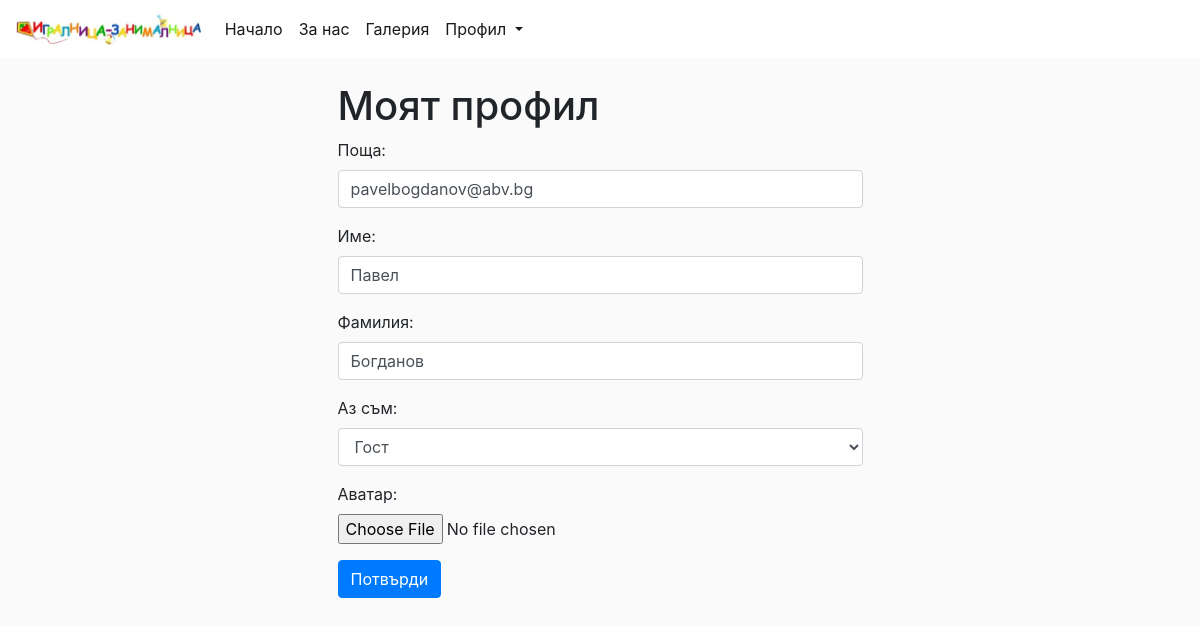
Screenshot of /accounts/edit/2/ (signed in) with the database file from the repository.
### accounts/models.py (models this page shows, shortened)
class User(AbstractBaseUser, PermissionsMixin):
    ACADEMIC_CHOICES = (
        ('P', 'Родител'),
        ('S', 'Ученик'),
        ('T', 'Учител'),
        ('G', 'Гост'),
    )
    email = models.EmailField(verbose_name='поща', unique=True)
    first_name = models.CharField(verbose_name='име', max_length=30, blank=True)
    last_name = models.CharField(verbose_name='фамилия', max_length=30, blank=True)
    date_joined = models.DateTimeField(verbose_name='дата на създаване', auto_now_add=True)
    avatar = ProcessedImageField(verbose_name='аватар',
                                 upload_to='common/static/avatars/',
                                 processors=[ResizeToFill(140, 140)],
                                 format='PNG',
                                 default='common/static/avatars/default.png')
    kind = models.CharField(verbose_name='аз съм', max_length=1, choices=ACADEMIC_CHOICES, default='G')
    is_active = models.BooleanField(verbose_name='активен', default=True)
    is_staff = models.BooleanField(verbose_name='служител', default=False)
    objects = UserManager()
    USERNAME_FIELD = 'email'
    REQUIRED_FIELDS = []
    class Meta:
        verbose_name = 'потребител'
        verbose_name_plural = 'потребители'

### accounts/views.py (the view)
# urls.py: path('edit/<pk>/', views.UserEdit.as_view(), name='user-edit'),
class UserEdit(UpdateView):
    model = User
    template_name = 'user-edit.html'
    context_object_name = 'user'
    form_class = EditProfileForm
    success_url = '/accounts/profile/'

### accounts/templates/user-edit.html (shortened to what this page needs)
{% extends 'index.html' %}
{% block body %}
{% if request.user.pk == user.pk %}
<div class="container-fluid">
    <div class="row">
    <div class="col-lg-3"></div>
    <div class="col-lg-6">
                 <h1>Моят профил</h1>
        <form method="post" enctype="multipart/form-data">
            {{ form.as_p }}
        <button class="btn btn-primary" type="submit">Потвърди</button>
     </form>
    </div>
    <div class="col-lg-3"></div>
        </div>
     </div>
{% else %}
{% include 'permission_denied.html' %}
{% endif %}
{% endblock %}

### common/static/index.css (style rules this page uses)
body { background: #fafafa; }

### rows the page displays
User: email "pavelbogdanov@abv.bg", first_name "Павел", last_name "Богданов", kind "Гост"
